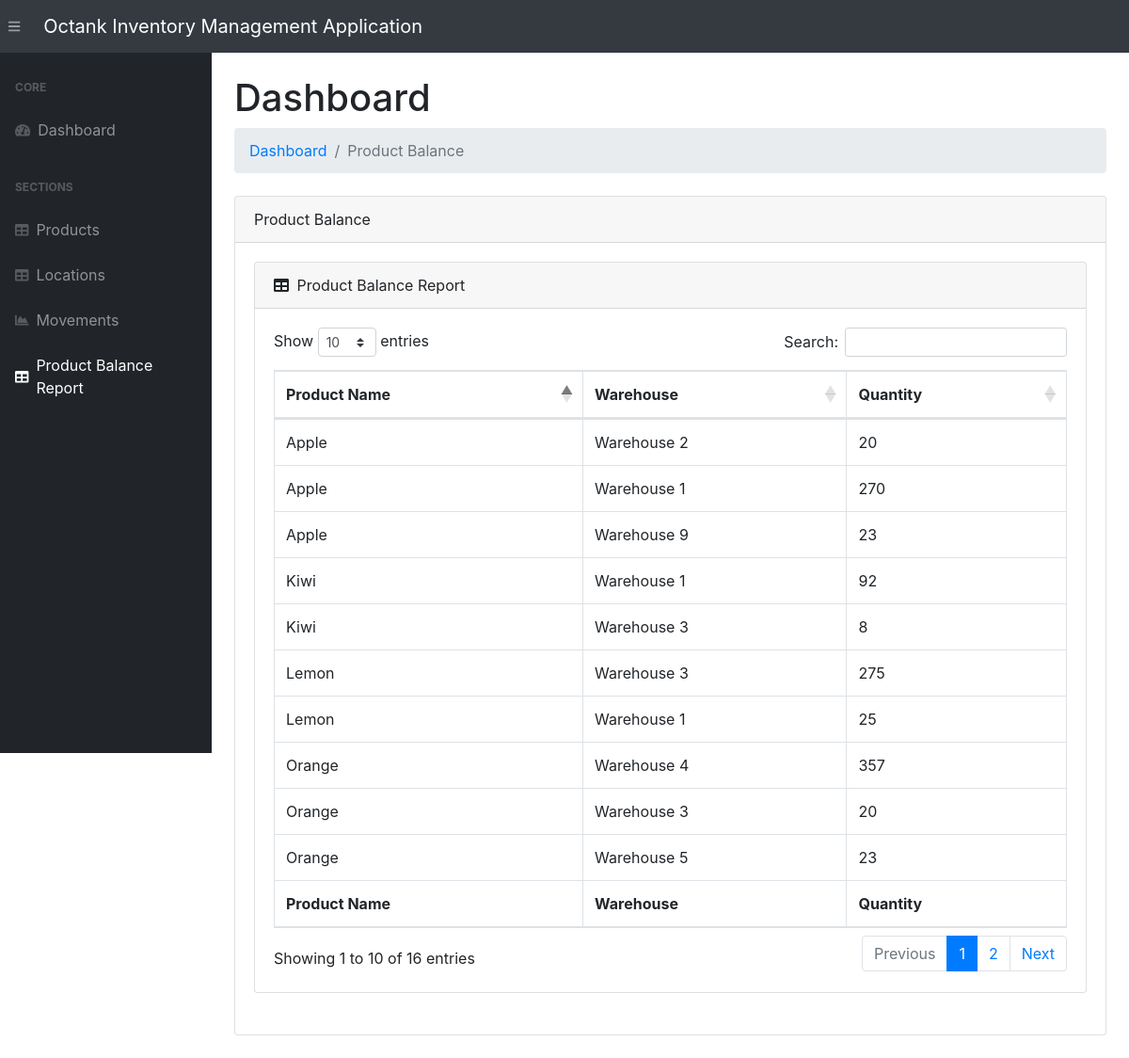
Screenshot of /product-balance/ with the database file from the repository.
### app.py (models this page shows, shortened)
class ProductMovement(db.Model):
    __tablename__   = 'productmovements'
    movement_id     = db.Column(db.Integer, primary_key=True)
    product_id      = db.Column(db.Integer, db.ForeignKey('products.product_id'))
    qty             = db.Column(db.Integer)
    from_location   = db.Column(db.Integer, db.ForeignKey('locations.location_id'))
    to_location     = db.Column(db.Integer, db.ForeignKey('locations.location_id'))
    movement_time   = db.Column(db.DateTime, default=datetime.utcnow)
    product         = db.relationship('Product', foreign_keys=product_id)
    fromLoc         = db.relationship('Location', foreign_keys=from_location)
    toLoc           = db.relationship('Location', foreign_keys=to_location)

### app.py (the view)
@app.route("/product-balance/", methods=["POST", "GET"])
def productBalanceReport():
    movs = ProductMovement.query.\
        join(Product, ProductMovement.product_id == Product.product_id).\
        add_columns(
            Product.product_id,
            ProductMovement.qty,
            ProductMovement.from_location,
            ProductMovement.to_location,
            ProductMovement.movement_time).\
        order_by(ProductMovement.product_id).\
        order_by(ProductMovement.movement_id).\
        all()
    balancedDict = defaultdict(lambda: defaultdict(dict))
    tempProduct = ''
    for mov in movs:
        row = mov[0]
        if(tempProduct == row.product_id):
            if(row.to_location and not "qty" in balancedDict[row.product_id][row.to_location]):
                balancedDict[row.product_id][row.to_location]["qty"] = 0
            elif (row.from_location and not "qty" in balancedDict[row.product_id][row.from_location]):
                balancedDict[row.product_id][row.from_location]["qty"] = 0
            if (row.to_location and "qty" in balancedDict[row.product_id][row.to_location]):
                balancedDict[row.product_id][row.to_location]["qty"] += row.qty
            if (row.from_location and "qty" in balancedDict[row.product_id][row.from_location]):
                balancedDict[row.product_id][row.from_location]["qty"] -= row.qty
            pass
        else :
            tempProduct = row.product_id
            if(row.to_location and not row.from_location):
                if(balancedDict):
                    balancedDict[row.product_id][row.to_location]["qty"] = row.qty
                else:
                    balancedDict[row.product_id][row.to_location]["qty"] = row.qty
    return render_template("product-balance.html", movements=balancedDict)

### templates/product-balance.html (shortened to what this page needs)
{% extends 'base.html' %}
{% block content %}
<main>
    <div class="container-fluid">
        <h1 class="mt-4">Dashboard</h1>
        <ol class="breadcrumb mb-4">
            <li class="breadcrumb-item"><a href="/">Dashboard</a></li>
            <li class="breadcrumb-item active">Product Balance</li>
        </ol>
        <div class="card mb-4">
            <div class="card-header">Product Balance</div>
            <div class="card-body">
                <div class="card mb-4">
                <div class="card-header">
                    <i class="fas fa-table mr-1"></i>
                    Product Balance Report
                </div>
                <div class="card-body">
                    <div class="table-responsive">
                        {% if movements|length < 1 %}
                        <h4>There are no Movements, add one above</h4>
                        {% else %}
                        <table class="table table-bordered" id="dataTable" width="100%" cellspacing="0">
                            <thead>
                                <tr>
                                    <th>Product Name</th>
                                    <th>Warehouse</th>
                                    <th>Quantity</th>
                                </tr>
                            </thead>
                            <tfoot>
                                <tr>
                                    <th>Product Name</th>
                                    <th>Warehouse</th>
                                    <th>Quantity</th>
                                </tr>
                            </tfoot>
                            <tbody>
                                {% for pkey, values in movements.items() %}
                                    {% set count = values|length() %}
                                    <tr>
                                        <td>{{pkey}}</td>
                                        {% for key, value in values.items() %}
                                            <td>{{key}}</td>
                                            <td>{{value.qty}}</td>
                                            {% if values|length() > 1 %}
                                                {% if values|last != key %}
                                                    </tr>
                                                    <tr>
                                                        <td>{{pkey}}</td>
                                                {% endif %}
                                            {% endif %}
                                        {% endfor %}
                                        </tr>
                                    {% endfor %}
                            </tbody>
                        </table>
                        {% endif %}
                </div>
            </div>
                </div>
            </div>
        </div>
    </div>
</main>
{% endblock %}

### rows the page displays
ProductMovement: product "Apple", to_location "Warehouse 2", qty "20"
ProductMovement: to_location "Warehouse 1", qty "270"
ProductMovement: to_location "Warehouse 9", qty "23"
ProductMovement: product "Kiwi", to_location "Warehouse 1", qty "92"
ProductMovement: to_location "Warehouse 3", qty "8"
ProductMovement: product "Lemon", to_location "Warehouse 3", qty "275"
ProductMovement: to_location "Warehouse 1", qty "25"
ProductMovement: product "Orange", to_location "Warehouse 4", qty "357"
ProductMovement: to_location "Warehouse 3", qty "20"
ProductMovement: to_location "Warehouse 5", qty "23"
